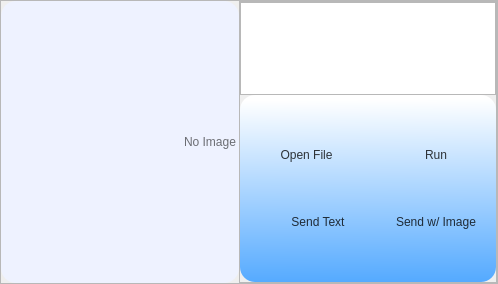
                  <widget class="QFrame" name="GPT_bottom_QF">
                   <property name="styleSheet">
                    <string notr="true"/>
                   </property>
                   <property name="frameShape">
                    <enum>QFrame::StyledPanel</enum>
                   </property>
                   <property name="frameShadow">
                    <enum>QFrame::Raised</enum>
                   </property>
                   <layout class="QHBoxLayout" name="horizontalLayout_15" stretch="0,0">
                    <property name="spacing">
                     <number>0</number>
                    </property>
                    <property name="leftMargin">
                     <number>0</number>
                    </property>
                    <property name="topMargin">
                     <number>0</number>
                    </property>
                    <property name="rightMargin">
                     <number>0</number>
                    </property>
                    <property name="bottomMargin">
                     <number>0</number>
                    </property>
                    <item>
                     <widget class="QLabel" name="gpt_image">
                      <property name="sizePolicy">
                       <sizepolicy hsizetype="Minimum" vsizetype="Preferred">
                        <horstretch>0</horstretch>
                        <verstretch>0</verstretch>
                       </sizepolicy>
                      </property>
                      <property name="styleSheet">
                       <string notr="true">background-color: rgb(238, 242, 255);
border:0px solid rgb(255, 255, 255);
border-radius:15px;
font: 700 11pt &quot;Segoe UI&quot;;
color: rgba(0, 0, 0, 140);
padding-left:180px;</string>
                      </property>
                      <property name="text">
                       <string>No Image</string>
                      </property>
                     </widget>
                    </item>
                    <item>
                     <widget class="QFrame" name="GPT_Control_QF">
                      <property name="sizePolicy">
                       <sizepolicy hsizetype="Preferred" vsizetype="Preferred">
                        <horstretch>0</horstretch>
                        <verstretch>0</verstretch>
                       </sizepolicy>
                      </property>
                      <property name="styleSheet">
                       <string notr="true"/>
                      </property>
                      <property name="frameShape">
                       <enum>QFrame::StyledPanel</enum>
                      </property>
                      <property name="frameShadow">
                       <enum>QFrame::Raised</enum>
                      </property>
                      <layout class="QVBoxLayout" name="verticalLayout_19" stretch="1,2">
                       <property name="spacing">
                        <number>0</number>
                       </property>
                       <property name="leftMargin">
                        <number>0</number>
                       </property>
                       <property name="topMargin">
                        <number>0</number>
                       </property>
                       <property name="rightMargin">
                        <number>0</number>
                       </property>
                       <property name="bottomMargin">
                        <number>0</number>
                       </property>
                       <item>
                        <widget class="QTextEdit" name="GPT_text">
                         <property name="sizePolicy">
                          <sizepolicy hsizetype="Preferred" vsizetype="Preferred">
                           <horstretch>0</horstretch>
                           <verstretch>0</verstretch>
                          </sizepolicy>
                         </property>
                         <property name="styleSheet">
                          <string notr="true">color: rgb(0, 0, 0);
font: 12pt &quot;Microsoft YaHei UI&quot;;</string>
                         </property>
                         <property name="html">
                          <string>&lt;!DOCTYPE HTML PUBLIC &quot;-//W3C//DTD HTML 4.0//EN&quot; &quot;http://www.w3.org/TR/REC-html40/strict.dtd&quot;&gt;
&lt;html&gt;&lt;head&gt;&lt;meta name=&quot;qrichtext&quot; content=&quot;1&quot; /&gt;&lt;style type=&quot;text/css&quot;&gt;
p, li { white-space: pre-wrap; }
&lt;/style&gt;&lt;/head&gt;&lt;body style=&quot; font-family:'Microsoft YaHei UI'; font-size:12pt; font-weight:400; font-style:normal;&quot;&gt;
&lt;p style=&quot;-qt-paragraph-type:empty; margin-top:0px; margin-bottom:0px; margin-left:0px; margin-right:0px; -qt-block-indent:0; text-indent:0px;&quot;&gt;&lt;br /&gt;&lt;/p&gt;&lt;/body&gt;&lt;/html&gt;</string>
                         </property>
                        </widget>
                       </item>
                       <item>
                        <widget class="QFrame" name="GPT_button_QF">
                         <property name="styleSheet">
                          <string notr="true">QFrame#GPT_button_QF{background-color: qlineargradient(spread:pad, x1:0.483, y1:1, x2:0.472, y2:0.0227273, stop:0 rgba(85, 170, 255, 255), stop:1 rgba(255, 255, 255, 255));
border:0px solid red;
border-radius:15px
}
</string>
                         </property>
                         <property name="frameShape">
                          <enum>QFrame::StyledPanel</enum>
                         </property>
                         <property name="frameShadow">
                          <enum>QFrame::Raised</enum>
                         </property>
                         <layout class="QGridLayout" name="gridLayout_2">
                          <property name="leftMargin">
                           <number>20</number>
                          </property>
                          <property name="topMargin">
                           <number>20</number>
                          </property>
                          <property name="rightMargin">
                           <number>20</number>
                          </property>
                          <property name="bottomMargin">
                           <number>20</number>
                          </property>
                          <property name="spacing">
                           <number>20</number>
                          </property>
                          <item row="0" column="0">
                           <widget class="QPushButton" name="gpt_openfile">
                            <property name="styleSheet">
                             <string notr="true">QPushButton{
background-image: url(:/all/img/image2.png);
background-repeat: no-repeat;
background-position: left center;
border:none;

text-align: center;
padding-left: 0px;
color: rgba(0, 0, 0, 199);
font: 700 14pt &quot;Nirmala UI&quot;;
}


QPushButton:hover{
background-color: rgba(114, 129, 214, 59);
}</string>
                            </property>
                            <property name="text">
                             <string>Open File</string>
                            </property>
                           </widget>
                          </item>
                          <item row="0" column="1">
                           <widget class="QPushButton" name="gpt_run">
                            <property name="styleSheet">
                             <string notr="true">QPushButton{
background-image: url(:/all/img/start.png);
background-repeat: no-repeat;
background-position: left center;
border: none;
border-left: 23px solid transparent;

text-align: center;
padding-left: 0px;
color: rgba(0, 0, 0, 199);
font: 700 14pt &quot;Nirmala UI&quot;;
}

QPushButton:hover{
background-color: rgba(114, 129, 214, 59);
}</string>
                            </property>
                            <property name="text">
                             <string>Run</string>
                            </property>
                           </widget>
                          </item>
                          <item row="1" column="0">
                           <widget class="QPushButton" name="gpt_send">
                            <property name="styleSheet">
                             <string notr="true">QPushButton{
background-image: url(:/all/img/text.png);
background-repeat: no-repeat;
background-position: left center;
border: none;
border-left: 23px solid transparent;

text-align: center;
padding-left: 0px;
color: rgba(0, 0, 0, 199);
font: 700 14pt &quot;Nirmala UI&quot;;
}

QPushButton:hover{
background-color: rgba(114, 129, 214, 59);
}</string>
                            </property>
                            <property name="text">
                             <string>Send Text</string>
                            </property>
                           </widget>
                          </item>
                          <item row="1" column="1">
                           <widget class="QPushButton" name="gpt_send_image">
                            <property name="styleSheet">
                             <string notr="true">QPushButton{

border: none;
border-left: 23px solid transparent;

text-align: center;
padding-left: 0px;
color: rgba(0, 0, 0, 199);
font: 700 14pt &quot;Nirmala UI&quot;;
}

QPushButton:hover{
background-color: rgba(114, 129, 214, 59);
}</string>
                            </property>
                            <property name="text">
                             <string>Send w/ Image</string>
                            </property>
                           </widget>
                          </item>
                         </layout>
                        </widget>
                       </item>
                      </layout>
                     </widget>
                    </item>
                   </layout>
                  </widget>
